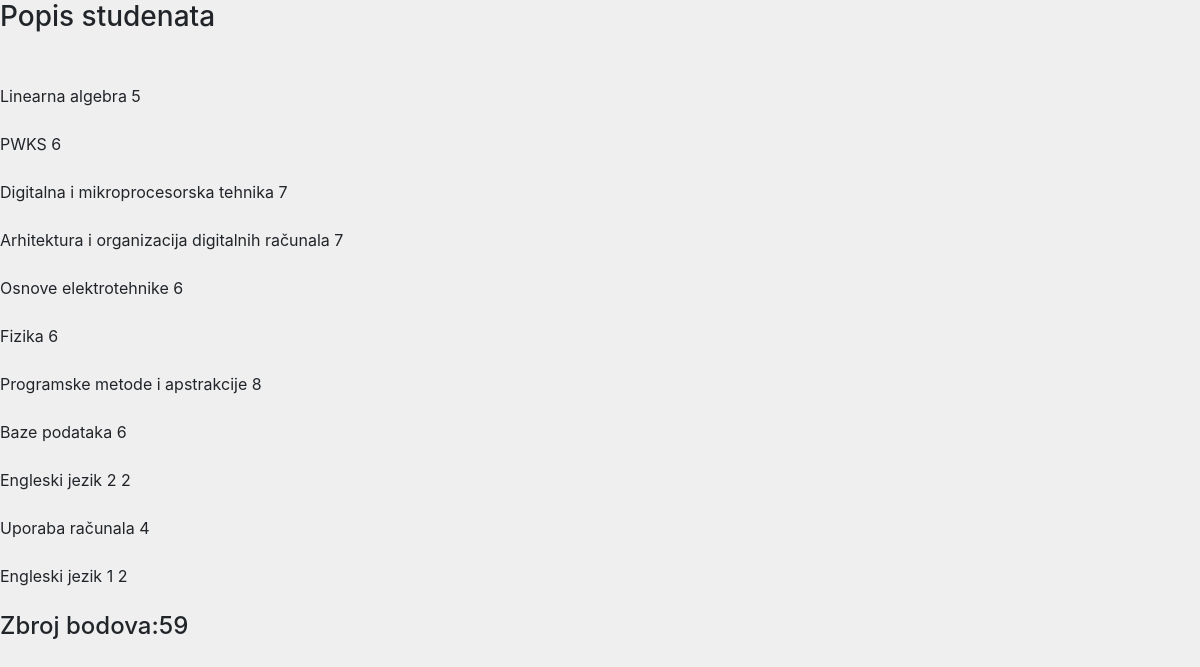
Page /ects/ (signed in) on the committed database.
### app1/models.py (models this page shows, shortened)
class Predmeti(models.Model):
    IZBORNI = (('DA', 'da'), ('NE', 'ne'))
    name = models.CharField(max_length=50)
    kod = models.CharField(max_length=50)
    program = models.CharField(max_length=50)
    ects = models.IntegerField()
    sem_red = models.IntegerField()
    sem_izv = models.IntegerField()
    izborni = models.CharField(max_length=50, choices=IZBORNI)
    nositelj = models.ForeignKey(Korisnik, on_delete=models.CASCADE,blank=True, null=True)

### app1/views.py (the view)
# urls.py: path('ects/',views.ects,name="ects"),
def ects(request):
    current_user = request.user
    predmeti=Predmeti.objects.all()
    ects=[]
    zbroj=0
    upisani=[]
    upisi=Upisi.objects.filter(student_id=current_user.id)
    for i in upisi:
        if i.status=="up":
            upisani.append(i)
    for i in upisani:
        for j in predmeti:
            if i.predmet_id==j.id:
                ects.append(j)
                zbroj=zbroj+j.ects
    return render(request, 'ects.html',{"data":ects,"zbroj":zbroj})

### app1/templates/ects.html
{% extends 'base.html' %}
{% block ects %}
<h3>Popis studenata</h3>
{% for predmet in data %}
{{predmet.name}} {{predmet.ects}}<br><br>
{% endfor %}
<h4>{{"Zbroj bodova:"}}{{zbroj}}</h4>
{% endblock %}

### app1/static/css/style.css (style rules this page uses)
body { background-color: rgb(239, 239, 239); }
h3 { margin-bottom: 50px; }

### rows in the picture
Predmeti: name "Linearna algebra", ects "5"
Predmeti: name "PWKS", ects "6"
Predmeti: name "Digitalna i mikroprocesorska tehnika", ects "7"
Predmeti: name "Arhitektura i organizacija digitalnih računala", ects "7"
Predmeti: name "Osnove elektrotehnike", ects "6"
Predmeti: name "Fizika", ects "6"
Predmeti: name "Programske metode i apstrakcije", ects "8"
Predmeti: name "Baze podataka", ects "6"
Predmeti: name "Engleski jezik 2", ects "2"
Predmeti: name "Uporaba računala", ects "4"
Predmeti: name "Engleski jezik 1", ects "2"

### other values in the picture
{{ "Zbroj bodova:" }} "Zbroj bodova:"
{{ zbroj }} "59"
